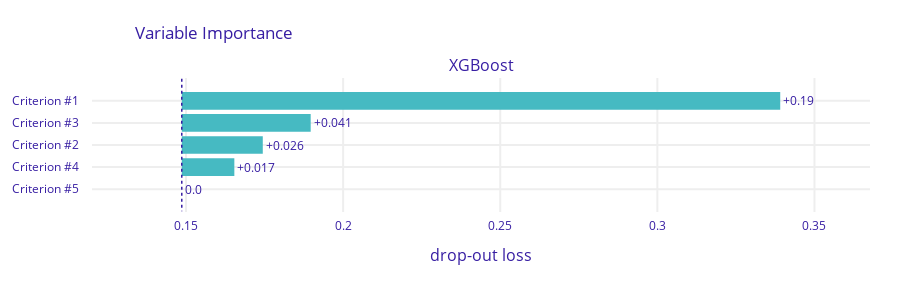

The notebook cell saved with this chart:
### Code cell
fi = dalex_explainer.model_parts()
fi.plot()

### Figure 1 — Plotly figure (JSON) as saved in the notebook; plotly's stock layout.template omitted (floating-point values rounded to 4 significant figures)
{"data": [{"base": 0.1486, "hoverinfo": "text", "hoverlabel": {"bgcolor": "rgba(0,0,0,0.8)"}, "hovertext": ["Model: XGBoost loss after<br>variable: Criterion #1 is permuted: 0.339<br>Drop-out loss change: +0.19", "Model: XGBoost loss after<br>variable: Criterion #3 is permuted: 0.19<br>Drop-out loss change: +0.041", "Model: XGBoost loss after<br>variable: Criterion #2 is permuted: 0.174<br>Drop-out loss change: +0.026", "Model: XGBoost loss after<br>variable: Criterion #4 is permuted: 0.165<br>Drop-out loss change: +0.017", "Model: XGBoost loss after<br>variable: Criterion #5 is permuted: 0.149<br>Drop-out loss change: -0.0"], "marker": {"color": "#46bac2"}, "orientation": "h", "showlegend": false, "text": ["+0.19", "+0.041", "+0.026", "+0.017", "0.0"], "textposition": "outside", "type": "bar", "x": [0.1905, 0.04103, 0.02578, 0.01673, 0], "xaxis": "x", "y": ["Criterion #1", "Criterion #3", "Criterion #2", "Criterion #4", "Criterion #5"], "yaxis": "y"}], "layout": {"annotations": [{"font": {"size": 16}, "showarrow": false, "text": "XGBoost", "x": 0.5, "xanchor": "center", "xref": "paper", "y": 1, "yanchor": "bottom", "yref": "paper"}, {"font": {"size": 16}, "showarrow": false, "text": "drop-out loss", "x": 0.5, "xanchor": "center", "xref": "paper", "y": 0, "yanchor": "top", "yref": "paper", "yshift": -30}], "font": {"color": "#371ea3"}, "height": 283, "margin": {"b": 71, "r": 30, "t": 78}, "shapes": [{"line": {"color": "#371ea3", "dash": "dot", "width": 1.5}, "type": "line", "x0": 0.1486, "x1": 0.1486, "xref": "x", "y0": -1, "y1": 5, "yref": "y"}], "title": {"text": "Variable Importance", "x": 0.15}, "xaxis": {"anchor": "y", "automargin": true, "domain": [0, 1], "fixedrange": true, "gridwidth": 2, "range": [0.1201, 0.3677], "tickcolor": "white", "ticklen": 3, "ticks": "outside", "type": "linear", "zeroline": false}, "yaxis": {"anchor": "x", "automargin": true, "autorange": "reversed", "domain": [0, 1], "fixedrange": true, "gridwidth": 2, "tickcolor": "white", "ticklen": 10, "ticks": "outside", "type": "category"}}}
